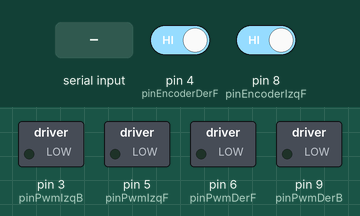
A sketch run on a simulated Arduino Uno, built with avr-gcc and run on an emulated ATmega328P. Parts: switched loads named in the sketch (green lamp = pin HIGH). Inputs (shaded band) come from the test bench; at power-on: pin 4 (pinEncoderDerF) HIGH, pin 8 (pinEncoderIzqF) HIGH.

Above: at 0.9 s.
1.0 s: byte 30 received over Serial
At 1.24 s:
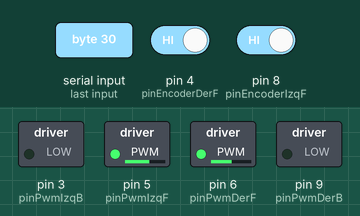
At 12.8 s:
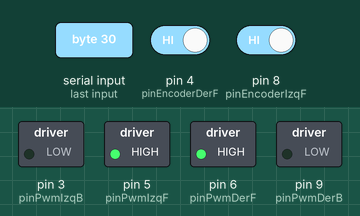
Timing chart, 0 to 13.0 s (numbered marks = the images above; inputs shaded):
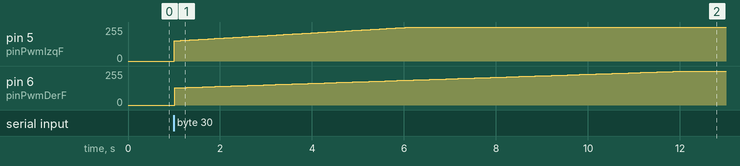

The sketch:

tesisTest.ino
```cpp
#include <PinChangeInt.h>
/* -------------------------------
  Other parameters
-----------------------------------*/
const float pointReachedThreshold = 0.05;
long timeToNewPoint=0;

bool finish = false;

bool countingTimeToEnd = false;
long timeToEnd = 0;


long timeControl=0;

int arr[200];

/* -------------------------------
  LEDS
-----------------------------------*/

/* -------------------------------
  PWM
-----------------------------------*/
int pinPwmIzqF = 5;
int pinPwmIzqB = 3;
int pinPwmDerF = 6;
int pinPwmDerB = 9;

const int maxPWM = 255;

int pwmValIzq = 0;
int pwmValDer = 0;

/* -------------------------------
  Encoders
-----------------------------------*/
//Pin definition
int pinEncoderDerF = 4;
int pinEncoderDerB = 2;
int pinEncoderIzqB = 7;
int pinEncoderIzqF = 8;


//Counting variables
volatile int encoderCountIzq = 0;
volatile int encoderCountDer = 0;
int previousCountIzq = 0;
int previousCountDer = 0;

long timeCountSpeedIzq=0;
long timeCountSpeedDer=0;

//Functions
void countEncoderDerF()
{
  if (digitalRead(pinEncoderDerB)==LOW)
  {
    //Serial.println("llego der2");
    encoderCountDer = 1;
  }
  else
  {
    //Serial.println("llego der3");
    encoderCountDer = -1;
  }
}
void countEncoderIzqF()
{
  //Serial.println("llego izq1");
  if (digitalRead(pinEncoderIzqB)==LOW)
  {
    encoderCountIzq = 1;
  }
  else
  {
    encoderCountIzq = -1;
  }
}
void readEncoders()
{
  if (encoderCountDer != 0)
  {
    previousCountDer += encoderCountDer;
    encoderCountDer = 0;
  }
  if (encoderCountIzq != 0)
  {
    previousCountIzq += encoderCountIzq;
    encoderCountIzq = 0;
  }
}

/* -------------------------------
  Control
-----------------------------------*/
float kr = 2;
float ka = 1;
float kb = 0.04;

float vRefDer = 0;
float vRefIzq = 0;

const int errorsLength = 30;

float errorIzq = 0;
float prevErrIzq = 0;
float errorSignalIzq = 0;

float kpIzq = 0.2;
float kiIzq = 2;
float kdIzq = 0.02;

float errorDer = 0;
float prevErrDer = 0;
float errorSignalDer = 0;

float kpDer = 0.2;
float kiDer = 2;
float kdDer = 0.02;

float integralErrorIzq = 100/kiIzq;
float integralErrorDer = 100/kiDer;

long errorTime = 0;

/* -------------------------------
  Position
-----------------------------------*/

float curX = 0;
float curY = 0;
float curTheta = 0;

float v=0;
float w=0;

long timePassedDer = 0;
long timePassedIzq = 0;
float speedIzq = 0;
float speedDer = 0;
float dsIzq = 0;
float dsDer = 0;
float ds = 0;
float dTheta = 0;

float rho = 0;
float alpha = 0;
float beta = 0;
/* -------------------------------
  Car parameters
-----------------------------------*/
float b = 0.2;
float l = b / 2;
float wheelRadius = 0.034;

/* -------------------------------
  Gradient function
-----------------------------------*/

float grad[2] = {0,0};
//Function = (x-2)^2+y^2 Le faltan -7
//3d plot (x-2)^2+y^2+10*e^(-((x-0.3)^2+(y-0.5)^2)*2)+12*e^(-((x-1.2)^2+(y+0.7)^2)*2) from -1 to 3
float gradX()
{
  //return 2*(curX+1);
  return 4*(curX-2) -100*(curX)*exp(-5*(pow(curX,2) + pow(curY - 0.7,2))) -120*(curX)*exp(-5*(pow(curX,2) + pow(curY + 1,2))) -120*(curX - 1.2)*exp(-5*(pow(curX - 1.2,2) + pow(curY + 1,2)));
}

float gradY()
{
  //return 2*(curY);
  return 4*(curY )  -100*(curY - 0.7)*exp(-5*(pow(curX,2) + pow(curY - 0.7,2))) -120*(curY +1)*exp(-5*(pow(curX,2) + pow(curY + 1,2))) -120*(curY + 1)*exp(-5*(pow(curX - 1.2,2) + pow(curY + 1,2)));
}

const float finalX = 2;
const float finalY = 0;

bool reachedNewPoint = true;
float newX = 0;
float newY = 0;

/* -------------------------------
  Odometry
-----------------------------------*/
void odometry()
{
  updateWheelsMovement();
  calcNewPosition();
}
void updateWheelsMovement()
{
  if (previousCountIzq > 10 || previousCountIzq < -10)
  {
    speedIzq = 2*(float)previousCountIzq * PI * wheelRadius*1000000 / (442*(micros()-timeCountSpeedIzq));
    timeCountSpeedIzq=micros();
    //Serial.print("izq count ");
    //Serial.println(previousCountIzq);
    //Serial.print("izq speed ");
    //Serial.println(speedIzq);
    previousCountIzq = 0;
  }
  else if(micros()-timeCountSpeedIzq>100000){
    speedIzq=0;
    previousCountIzq = 0;
    timeCountSpeedIzq=micros();
  }
  if (previousCountDer > 10 || previousCountDer < -10)
  {
    speedDer = 2*(float)previousCountDer* PI * wheelRadius*1000000 / (442*(micros()-timeCountSpeedDer));
    timeCountSpeedDer=micros();
    //Serial.print("der count ");
    //Serial.println(previousCountDer);
    //Serial.print("der speed ");
    //Serial.println(speedDer);
    previousCountDer = 0;
  }
  else if(micros()-timeCountSpeedDer>100000){
    speedDer=0;
    previousCountDer = 0;
    timeCountSpeedDer=micros();
  }
}

void calcNewPosition()
{
  long timeBetweenIzq = micros() - timePassedIzq;
  timePassedIzq = micros();
  dsIzq = timeBetweenIzq * speedIzq / 1000000;

  long timeBetweenDer = micros() - timePassedDer;
  timePassedDer = micros();
  dsDer = timeBetweenDer * speedDer / 1000000;

  ds = (dsIzq + dsDer) / 2;
  dTheta = (dsDer - dsIzq) / b;

  curX += ds * cos(curTheta + dTheta / 2);
  curY += ds * sin(curTheta + dTheta / 2);
  curTheta += dTheta;

  curTheta=curTheta>2*PI?curTheta-2*PI:curTheta;
  curTheta=curTheta<-2*PI?curTheta+2*PI:curTheta;
}

void calcNewPoint()
{
  newX = grad[0];
  newY = grad[1];
  float norm = sqrt((grad[0] * grad[0]) + (grad[1] * grad[1]));
  if (norm > 0.0001)
  {
    newX = newX / norm;
    newY = newY / norm;
  }

  newX *= 0.1;
  newY *= 0.1;


  newX+=curX;
  newY+=curY;
}

void calcControlVariables()
{
  float dX = newX - curX;
  float dY = newY - curY;

  rho = sqrt((dX * dX) + (dY * dY));

  if (rho < pointReachedThreshold || micros()-timeToNewPoint>1000000)
  {
    timeToNewPoint=micros();
    reachedNewPoint = true;
    return;
  }
  alpha = atan2(dY, dX) - curTheta;
  while (alpha > PI)
  {
    alpha -= 2 * PI;
  }
  while (alpha <= -PI)
  {
    alpha += 2 * PI;
  }
  beta = -alpha - curTheta;
  while (beta > PI)
  {
    beta -= 2 * PI;
  }
  while (beta <= -PI)
  {
    beta += 2 * PI;
  }
}

void calcRefVelocities()
{
  v = kr * rho;
  w = ka * alpha + kb * beta;

  vRefDer = (v +l * w);
  vRefIzq = v - l * w;

  if(vRefIzq>0.3) vRefIzq=0.3;
  if(vRefIzq<-0.3) vRefIzq=-0.3;

  if(vRefDer>0.3) vRefDer=0.3;
  if(vRefDer<-0.3) vRefDer=-0.3;
}

void controlOdometry()
{
  calcControlVariables();
  if (reachedNewPoint)
    return;
  calcRefVelocities();
}

void control()
{
  errorIzq = vRefIzq*1000 - speedIzq*1000;
  errorDer = vRefDer*1000 - speedDer*1000;

  integralErrorIzq+= errorIzq/10000;
  integralErrorDer+= errorDer/10000;
  float errorIzqDerivative = (errorIzq - prevErrIzq);
  float errorDerDerivative = (errorDer - prevErrDer);
  prevErrIzq = errorIzq;
  prevErrDer = errorDer;
  errorSignalIzq = kpIzq * errorIzq + kiIzq * integralErrorIzq + kdIzq * errorIzqDerivative;
  errorSignalDer = kpDer * errorDer + kiDer * integralErrorDer + kdDer * errorDerDerivative;

  if (errorSignalIzq < 0.1 && errorSignalIzq > -0.1)
  {
    errorSignalIzq = 0;
  }
  if (errorSignalDer < 0.1 && errorSignalDer > -0.1)
  {
    errorSignalDer = 0;
  }

  pwmValIzq = errorSignalIzq;
  pwmValDer = errorSignalDer;


 /* if(micros()-timeC>300000){
    Serial.print("curX ");
    Serial.println(curX);
    Serial.print("curY ");
    Serial.println(curY);
    Serial.print("curTheta ");
    Serial.println(curTheta*180/PI,4);
    //Serial.print("dsIzq ");
    //Serial.println(dsIzq,7);
    //Serial.print("pwmValDer ");
    //Serial.println(pwmValDer,7);
    //Serial.print("Ñam ");
    //Serial.println(vRefIzq);
     //Serial.print("Ñam1.1 ");
    //Serial.println(speedIzq);
    //Serial.print("Ñam1.5 ");
    //Serial.println(integralErrorIzq);
    //Serial.print("Ñam1.6 ");
    //Serial.println(errorIzq);
    //Serial.print("Ñam1.7 ");
    //Serial.println(errorDerDerivative);
    //Serial.print("Ñam2 ");
    //Serial.println(errorSignalIzq);
    //Serial.print("Ñam3 ");
    //Serial.println(pwmValIzq);
    //Serial.print("Rho ");
    //Serial.println(rho);
    //Serial.print("Alpha ");
    //Serial.println(alpha*180/PI);
    //Serial.print("Beta ");
    //Serial.println(beta*180/PI);
    //Serial.print("New X ");
    //Serial.println(newX);
    //Serial.print("New Y ");
    //Serial.println(newY);
    Serial.print("GradX ");
    Serial.println(grad[0]);
    Serial.print("GradY ");
    Serial.println(grad[1]);
    //Serial.print("w ");
    //Serial.println(w,4);
    //Serial.print("v ");
    //Serial.println(v,4);
    //Serial.print("vRefDer ");
    //Serial.println(vRefDer,4);
    //Serial.print("vRefIzq ");
    //Serial.println(vRefIzq,4);


    timeC=micros();
  } */

}

void moveCar()
{

  int curPinPwmIzq = pwmValIzq >= 0 ? pinPwmIzqF : pinPwmIzqB;
  int curPinPWMOffIzq = pwmValIzq >= 0 ? pinPwmIzqB : pinPwmIzqF;
  int curPWMValIzq = pwmValIzq >= 0 ? pwmValIzq : -pwmValIzq;

  if (vRefIzq == 0)
  {
    curPWMValIzq = 0;
  }

  curPWMValIzq = curPWMValIzq > maxPWM ? maxPWM : curPWMValIzq;

  int curPinPwmDer = pwmValDer >= 0 ? pinPwmDerF : pinPwmDerB;
  int curPinPWMOffDer = pwmValDer >= 0 ? pinPwmDerB : pinPwmDerF;
  int curPWMValDer = pwmValDer >= 0 ? pwmValDer : -pwmValDer;

  if (vRefDer == 0)
  {
    curPWMValDer = 0;
  }

  curPWMValDer = curPWMValDer > maxPWM ? maxPWM : curPWMValDer;

  analogWrite(curPinPWMOffIzq, 0);
  analogWrite(curPinPwmIzq, curPWMValIzq);

  analogWrite(curPinPWMOffDer, 0);
  analogWrite(curPinPwmDer, curPWMValDer);

 /* if(micros()-timeC>10000){
    Serial.print("curX ");
    Serial.println(curX);
    Serial.print("curY ");
    Serial.println(curY);
    Serial.print("curTheta ");
    Serial.println(curTheta);
    timeC=micros();
    Serial.print("Ñam ");
    Serial.println(curPWMValIzq);
    Serial.print("Ñam2 ");
    Serial.println(curPinPwmIzq);
  }*/
}

float calcDistanceToEnd()
{
  float dX = finalX - curX;
  float dY = finalY - curY;
  float norm = sqrt((dX * dX) + (dY * dY));
  return norm;
}


void stopCar()
{
  analogWrite(pinPwmIzqB, 0);
  analogWrite(pinPwmIzqF, 0);

  analogWrite(pinPwmDerB, 0);
  analogWrite(pinPwmDerF, 0);
}

void setup()
{
  Serial.begin(115200);
  memset(arr, 0, 200*sizeof(arr[0]));
  pinMode(pinPwmIzqF, OUTPUT);
  pinMode(pinPwmIzqB, OUTPUT);
  pinMode(pinPwmDerF, OUTPUT);
  pinMode(pinPwmDerB, OUTPUT);

  pinMode(pinEncoderDerF, INPUT);
  pinMode(pinEncoderDerB, INPUT);
  pinMode(pinEncoderIzqB, INPUT);
  pinMode(pinEncoderIzqF, INPUT);
  digitalWrite(pinEncoderIzqB, HIGH);
  digitalWrite(pinEncoderIzqF, HIGH);
  digitalWrite(pinEncoderDerF, HIGH);
  digitalWrite(pinEncoderDerB, HIGH);

  PCintPort::attachInterrupt(pinEncoderDerF, countEncoderDerF, RISING);
  PCintPort::attachInterrupt(pinEncoderIzqF, countEncoderIzqF,RISING); // attach a PinChange Interrupt to our pin on the rising edge

  while (Serial.available() <= 0) {
    // read the incoming byte:
    int incomingByte = Serial.read();
    if(incomingByte>0) break;
  }
  timeCountSpeedIzq=micros();
  timeCountSpeedDer=micros();

  timeToNewPoint=micros();
  //Serial.println("Empezó");

}
int cycles=0;
void loop()
{

  int i=0;
  int j=0;

  while(i<0){
    arr[j]=i;
    i++;
    j++;

    if(j==200){
      j=0;
    }
  }


  if (finish)
    return;
  readEncoders();

  odometry();

  float trueGradX = -gradX();
  float trueGradY = -gradY();

  grad[0] = trueGradX;
  grad[1] = trueGradY;

  if (reachedNewPoint)
  {
    reachedNewPoint = false;
    calcNewPoint();
  }

  controlOdometry();

  if(micros()-timeControl>400000){
    control();
  }
  moveCar();
  if (calcDistanceToEnd() < 0.1)
  {
    //digitalWrite(pinLedFinishing, HIGH);
    if (countingTimeToEnd == false)
    {
      countingTimeToEnd = true;
      timeToEnd = micros();
      //Serial.println("counting end");
    }
    else if (micros() - timeToEnd > 500000)
    {
      finish = true;
      //digitalWrite(pinLedFinished, HIGH);
      stopCar();
     /* Serial.println("Finished");
      Serial.print("CurX ");
      Serial.println(curX);
      Serial.print("CurY ");
      Serial.println(curY);*/
    }
  }
  else
  {
    countingTimeToEnd = false;
    //digitalWrite(pinLedFinishing, LOW);
  }
}
```

Measured:
- after the input at 1.0 s, pin 5 (pinPwmIzqF): moves from 0/255 to 255/255 over 5.2 s, starting at once; pin 6 (pinPwmDerF): moves from 0/255 to 255/255 over 11.1 s, starting at once
